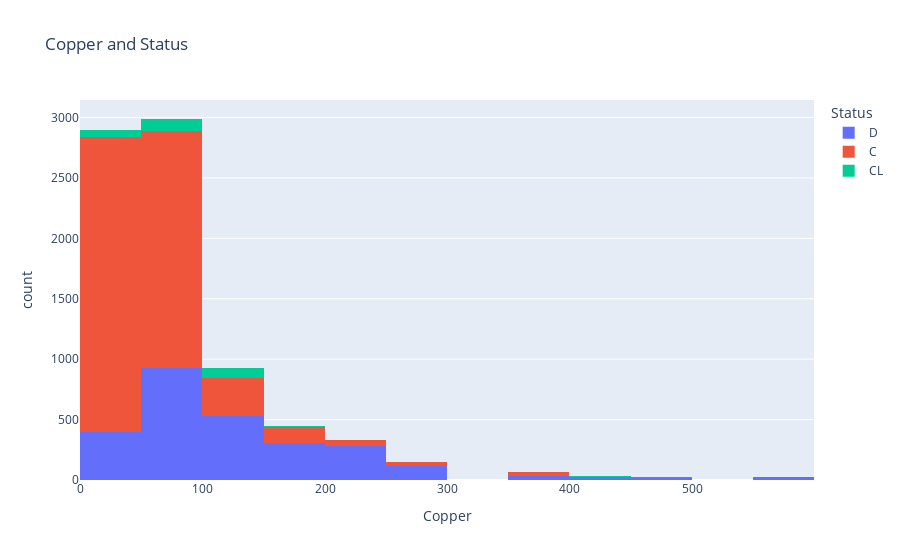

Notebook code cell kept with this figure:
### Code cell
fig = px.histogram(df, x='Copper',
                  color='Status',
                  title= 'Copper and Status',
                  nbins=20)
fig.show()

### Figure 1 — Plotly figure (JSON) as saved in the notebook; plotly's stock layout.template omitted (floating-point values rounded to 4 significant figures; data arrays with more than 128 entries replaced by an {"elided": "..."} marker saying what was removed)
{"data": [{"alignmentgroup": "True", "bingroup": "x", "hovertemplate": "Status=D<br>Copper=%{x}<br>count=%{y}<extra></extra>", "legendgroup": "D", "marker": {"color": "#636efa", "pattern": {"shape": ""}}, "name": "D", "nbinsx": 20, "offsetgroup": "D", "orientation": "v", "showlegend": true, "type": "histogram", "x": {"elided": "2665 int values"}, "xaxis": "x", "yaxis": "y"}, {"alignmentgroup": "True", "bingroup": "x", "hovertemplate": "Status=C<br>Copper=%{x}<br>count=%{y}<extra></extra>", "legendgroup": "C", "marker": {"color": "#EF553B", "pattern": {"shape": ""}}, "name": "C", "nbinsx": 20, "offsetgroup": "C", "orientation": "v", "showlegend": true, "type": "histogram", "x": {"elided": "4965 int values"}, "xaxis": "x", "yaxis": "y"}, {"alignmentgroup": "True", "bingroup": "x", "hovertemplate": "Status=CL<br>Copper=%{x}<br>count=%{y}<extra></extra>", "legendgroup": "CL", "marker": {"color": "#00cc96", "pattern": {"shape": ""}}, "name": "CL", "nbinsx": 20, "offsetgroup": "CL", "orientation": "v", "showlegend": true, "type": "histogram", "x": {"elided": "275 int values"}, "xaxis": "x", "yaxis": "y"}], "layout": {"barmode": "relative", "legend": {"title": {"text": "Status"}, "tracegroupgap": 0}, "title": {"text": "Copper and Status"}, "xaxis": {"anchor": "y", "domain": [0, 1], "title": {"text": "Copper"}}, "yaxis": {"anchor": "x", "domain": [0, 1], "title": {"text": "count"}}}}
